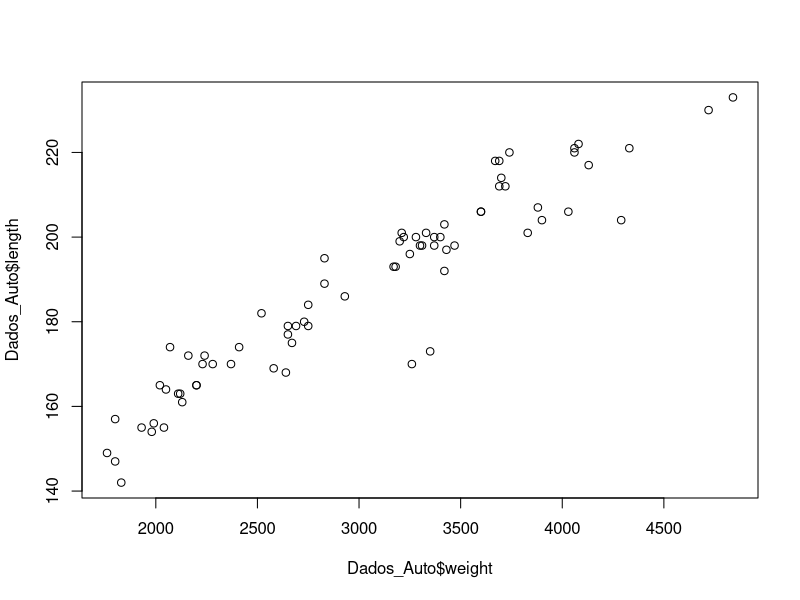
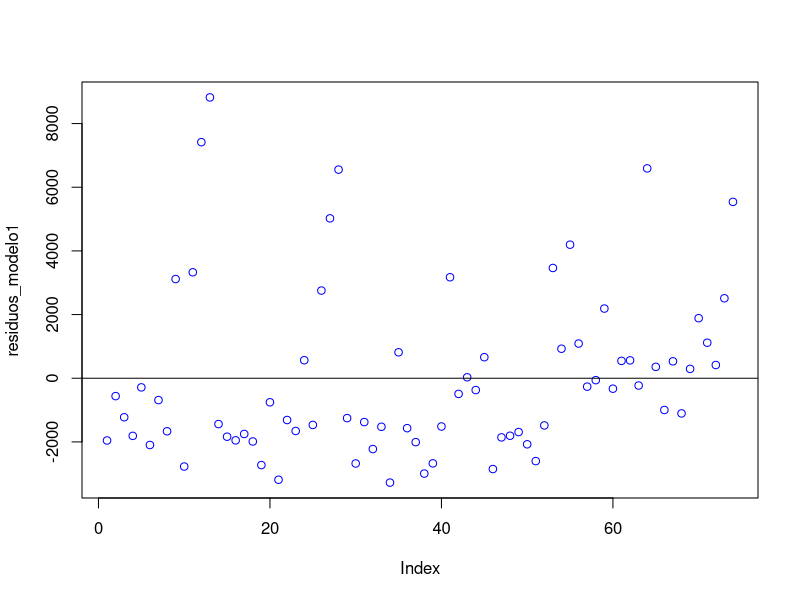
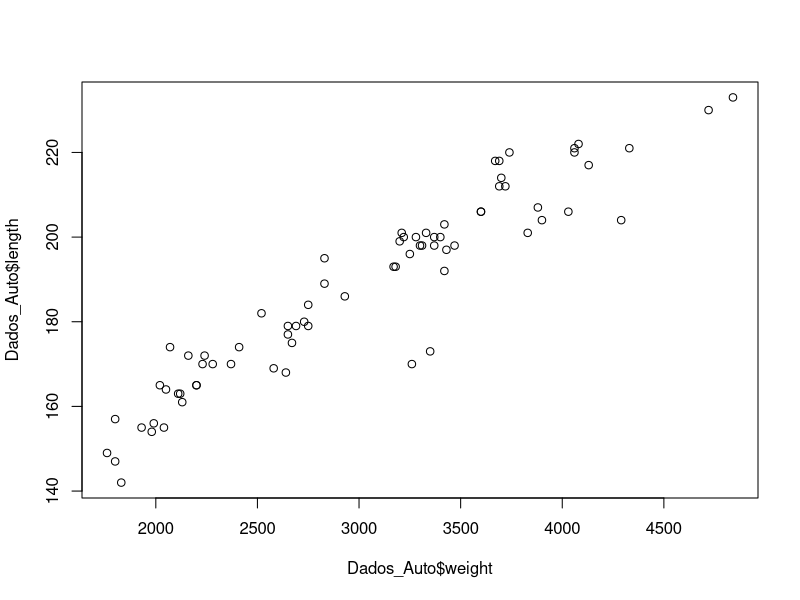

Source code (R) for these figures, in order:
##########################################################################################################
#----------------------- TUTORIA Regressao Multipla - ECONOMETRIA I - PROF. SUSAN SCHOMMER ------------------------
##########################################################################################################

install.packages("readxl") # Instala o pacote readxl (só precisa rodar esta linha caso ele ainda não tenha sido baixado no computador)
library(readxl)   # Carrega o pacote readxl, que possui funcionalidades para ler arquivos Excel

# Quando não usamos Projeto:

setwd("/Users/mclarasoares/Documents/Tutoria Econometria/Dados") # O caminho para o arquivo com os dados varia para cada computador, dificultando o compartilhamento de scripts

# Podemos criar projetos, agrupando dados, scripts, plots etc numa mesma pasta compartilhável 

# Dentro do projeto Tutoria Econometria há uma subpasta destinada aos scripts e outra destinada aos arquivos de dados (essa organização é uma boa prática de programação)

# Lendo os dados a partir de um arquivo Excel:

Dados_Auto <- read_xlsx("Dados/auto.xlsx") # Agora, só precisamos indicar o caminho dentro do projeto, que não varia de acordo com cada computador 
View(Dados_Auto) # Visualisando a base de dados para verificar o número de observações e quais são suas variáveis 

####################################################################################################
# Exemplo do livro Causal Inference: The Mixtape (Scott Cunningham)

# Queremos estimar o efeito da variação no comprimento do carro (em polegadas) sobre a variação do seu preço.

#----------------------------------------------------------------------------------------------------
# Vamos começar com o modelo de regressão simples: price = B0 + B1*length+u

# Qual sinal você espera que o coeficiente B1 tenha? + comprimento -> + preço ou + comprimento -> - preço?

# Estimando o modelo de regressão simples:

modelo1<- lm(price~length, data = Dados_Auto)
summary(modelo1)

# Uma polegada a mais de comprimento do carro faz com que, em média, o preço seja $57,20 mais caro. 
# Relembrando: B1^ é a inclinação da reta de regressão, que indica o quanto a variável Y muda dada uma variação de uma unidade em X.
# Entretanto, o comprimento não parece ser a única característica que tem efeito sobre o preço de um carro. Precisamos controlar por outras variáveis explicativas. 

#----------------------------------------------------------------------------------------------------

# Agora, vamos estimar um modelo de regressão múltipla: price = B0+B1*length+B2*weight+B3*headroom+B4*MPG+u

# Quando controlamos por outras variáveis, você espera que B1 tenha qual sinal?

modelo2 <- lm(price ~ length + weight + headroom + mpg, data = Dados_Auto)
summary(modelo2)

# Ao incluir outras variáveis explicativas na regressão, o coeficiente B1 passa a ter sinal negativo
# Ou seja, aumentar o comprimento do carro em uma polegada faz com que, em média, o preço seja $94,50 mais barato.
# Repare também que não só o sinal mudou, mas também a magnitude do efeito do comprimento sobre o preço se tornou bem maior quando controlamos por outras variáveis explicativas. 
# Essa mudança na estimação de B1 indica que o efeito do comprimento estava sendo confundido por várias outras variáveis.
# Weight, Headroom e Miles per gallon são correlacionados tanto com Length quanto com Price e, portanto, precisamos incluí-las no nosso modelo de regressão.

plot(Dados_Auto$weight,Dados_Auto$length) # Gráfico mostrando que weight e length são variáveis positivamente correlacionadas 

#----------------------------------------------------------------------------------------------------

# E se quisermos converter length de inches para cm?

length_cm <- Dados_Auto$length*2.54 # Cria uma nova variável a partir da variável inches da base de dados

# Para selecionar uma variável da base de dados: NomedaBase$NomedaVariável

modelo3 <- lm(price ~ length_cm+ weight + headroom + mpg, data = Dados_Auto)
summary(modelo3)

# O coeficiente B1^ é tal que -94.497/2.54
# Quando multiplicamos a variável inches por 2.54, ao invés de termos uma variação de uma unidade, temos uma variação de a unidades em X. 
# Isso faz com que o efeito de X em Y também esteja multiplicado por a.
# Para que o coeficiente B1 continue representando o efeito da variação de uma unidade de X em Y, é preciso que o valor estimado do coeficiente seja dividido por a. 

#----------------------------------------------------------------------------------------------------

# Vamos analisar os resíduos do modelo de regressão múltipla:

residuos_modelo1 <- resid(modelo1) # Extrai os resíduos da regressão  
mean(residuos_modelo1) # Calcula a média dos resíduos 

# Uma das propriedades algébricas do MQO é a de que a média amostral resíduos é igual a zero.
# Vamos visualizar esta hipótese também graficamente, plotando a distribuição dos resíduos ao redor da média:

plot(residuos_modelo1,type = "p", col = "blue")
abline(h = mean(residuos_modelo1)) # Adiciona uma linha horizontal no ponto do eixo y equivalente à média dos resíduos

plot(Dados_Auto$weight,Dados_Auto$length)

